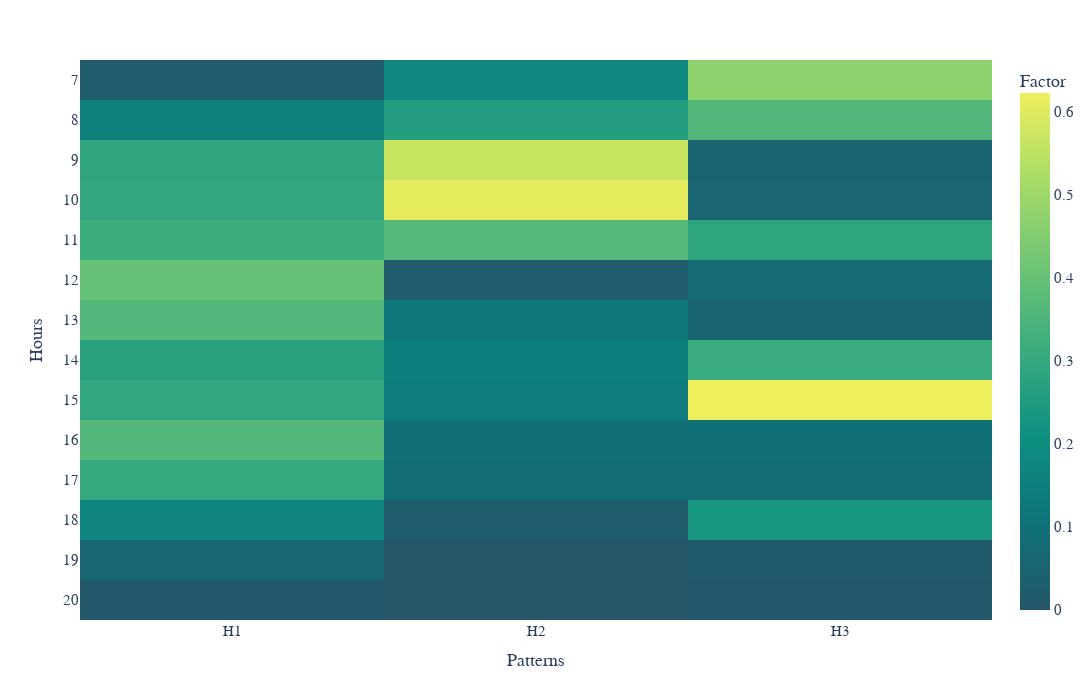

Notebook source saved alongside this figure:
### Code cell
fig = px.imshow(factor1[0],aspect="auto",
                labels=dict(y="Hours", x="Patterns", color="Factor"),
                y=[7,8,9,10,11,12,13,14,15,16,17,18,19,20],
                x=['H1','H2','H3'],
               # title="Hourly Temporal Pattern",
                width=1200,
                height=700,
                color_continuous_scale='aggrnyl'
                )

fig.update_layout(
    font_family='Arial',
    font_size=15
)
fig.update(layout=dict(title=dict(x=0.5)))

fig.update_xaxes(side="bottom",tickmode='linear')
fig.update_yaxes(tickmode='linear')
fig.show()
fig.write_image('graphs/hr_temp_ptn_heatmap_2.jpeg',scale=(150 / 25.4) / (700 / 900))
fig.write_image('graphs/hr_temp_ptn_heatmap_2.pdf',scale=(150 / 25.4) / (700 / 300))

### Figure 1 — Plotly figure (JSON) as saved in the notebook; plotly's stock layout.template omitted (floating-point values rounded to 4 significant figures)
{"data": [{"coloraxis": "coloraxis", "hovertemplate": "Patterns: %{x}<br>Hours: %{y}<br>Factor: %{z}<extra></extra>", "name": "0", "type": "heatmap", "x": ["H1", "H2", "H3"], "xaxis": "x", "y": [7, 8, 9, 10, 11, 12, 13, 14, 15, 16, 17, 18, 19, 20], "yaxis": "y", "z": [[0.02326, 0.1775, 0.4698], [0.1579, 0.2605, 0.3595], [0.2871, 0.5666, 0.04884], [0.292, 0.6095, 0.05503], [0.3146, 0.3681, 0.2857], [0.3982, 0.02708, 0.07489], [0.3625, 0.1203, 0.0526], [0.2742, 0.1456, 0.3118], [0.2934, 0.1407, 0.6223], [0.3613, 0.09246, 0.09223], [0.3049, 0.08379, 0.07985], [0.1711, 0.02709, 0.2343], [0.06126, 0.001108, 0.01516], [0.008788, 2.864e-05, 0.01276]]}], "layout": {"coloraxis": {"colorbar": {"title": {"text": "Factor"}}, "colorscale": [[0, "rgb(36, 86, 104)"], [0.1667, "rgb(15, 114, 121)"], [0.3333, "rgb(13, 143, 129)"], [0.5, "rgb(57, 171, 126)"], [0.6667, "rgb(110, 197, 116)"], [0.8333, "rgb(169, 220, 103)"], [1, "rgb(237, 239, 93)"]]}, "font": {"family": "Arial", "size": 15}, "height": 700, "margin": {"t": 60}, "title": {"x": 0.5}, "width": 1200, "xaxis": {"anchor": "y", "domain": [0, 1], "side": "bottom", "tickmode": "linear", "title": {"text": "Patterns"}}, "yaxis": {"anchor": "x", "autorange": "reversed", "domain": [0, 1], "tickmode": "linear", "title": {"text": "Hours"}}}}
